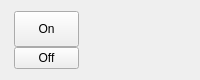
<?xml version="1.0" encoding="UTF-8"?>
<ui version="4.0">
 <class>Form</class>
 <widget class="QWidget" name="Form">
  <property name="geometry">
   <rect>
    <x>0</x>
    <y>0</y>
    <width>200</width>
    <height>80</height>
   </rect>
  </property>
  <property name="minimumSize">
   <size>
    <width>200</width>
    <height>0</height>
   </size>
  </property>
  <property name="maximumSize">
   <size>
    <width>200</width>
    <height>80</height>
   </size>
  </property>
  <property name="windowTitle">
   <string>Form</string>
  </property>
  <layout class="QHBoxLayout" name="horizontalLayout_2">
   <item>
    <layout class="QHBoxLayout" name="horizontalLayout">
     <item>
      <layout class="QVBoxLayout" name="verticalLayout">
       <property name="spacing">
        <number>0</number>
       </property>
       <item>
        <widget class="PyDMPushButton" name="PyDMPushButton">
         <property name="maximumSize">
          <size>
           <width>65</width>
           <height>50</height>
          </size>
         </property>
         <property name="toolTip">
          <string/>
         </property>
         <property name="text">
          <string>On</string>
         </property>
         <property name="rules" stdset="0">
          <string>[{&quot;name&quot;: &quot;disable&quot;, &quot;property&quot;: &quot;Enable&quot;, &quot;initial_value&quot;: &quot;&quot;, &quot;expression&quot;: &quot;ch[0]=='Off'&quot;, &quot;channels&quot;: [{&quot;channel&quot;: &quot;ca://${MPOD}:SetSwitch&quot;, &quot;trigger&quot;: true, &quot;use_enum&quot;: true}]}]</string>
         </property>
         <property name="alarmSensitiveContent" stdset="0">
          <bool>false</bool>
         </property>
         <property name="alarmSensitiveBorder" stdset="0">
          <bool>false</bool>
         </property>
         <property name="channel" stdset="0">
          <string>ca://${MPOD}:SetSwitch</string>
         </property>
         <property name="passwordProtected" stdset="0">
          <bool>false</bool>
         </property>
         <property name="password" stdset="0">
          <string/>
         </property>
         <property name="protectedPassword" stdset="0">
          <string/>
         </property>
         <property name="showConfirmDialog" stdset="0">
          <bool>false</bool>
         </property>
         <property name="confirmMessage" stdset="0">
          <string>Are you sure you want to proceed?</string>
         </property>
         <property name="pressValue" stdset="0">
          <string>1</string>
         </property>
         <property name="releaseValue" stdset="0">
          <string>None</string>
         </property>
         <property name="relativeChange" stdset="0">
          <bool>false</bool>
         </property>
         <property name="writeWhenRelease" stdset="0">
          <bool>false</bool>
         </property>
        </widget>
       </item>
       <item>
        <widget class="PyDMPushButton" name="PyDMPushButton_2">
         <property name="maximumSize">
          <size>
           <width>65</width>
           <height>16777215</height>
          </size>
         </property>
         <property name="toolTip">
          <string/>
         </property>
         <property name="text">
          <string>Off</string>
         </property>
         <property name="channel" stdset="0">
          <string>ca://${MPOD}:SetSwitch</string>
         </property>
         <property name="pressValue" stdset="0">
          <string>0</string>
         </property>
        </widget>
       </item>
      </layout>
     </item>
     <item>
      <widget class="PyDMLabel" name="PyDMLabel">
       <property name="maximumSize">
        <size>
         <width>100</width>
         <height>16777215</height>
        </size>
       </property>
       <property name="toolTip">
        <string/>
       </property>
       <property name="precision" stdset="0">
        <number>0</number>
       </property>
       <property name="showUnits" stdset="0">
        <bool>true</bool>
       </property>
       <property name="precisionFromPV" stdset="0">
        <bool>true</bool>
       </property>
       <property name="alarmSensitiveContent" stdset="0">
        <bool>false</bool>
       </property>
       <property name="alarmSensitiveBorder" stdset="0">
        <bool>true</bool>
       </property>
       <property name="channel" stdset="0">
        <string>ca://${MPOD}:GetVoltageMeasurement</string>
       </property>
      </widget>
     </item>
    </layout>
   </item>
  </layout>
 </widget>
 <customwidgets>
  <customwidget>
   <class>PyDMLabel</class>
   <extends>QLabel</extends>
   <header>pydm.widgets.label</header>
  </customwidget>
  <customwidget>
   <class>PyDMPushButton</class>
   <extends>QPushButton</extends>
   <header>pydm.widgets.pushbutton</header>
  </customwidget>
 </customwidgets>
 <resources/>
 <connections/>
</ui>
